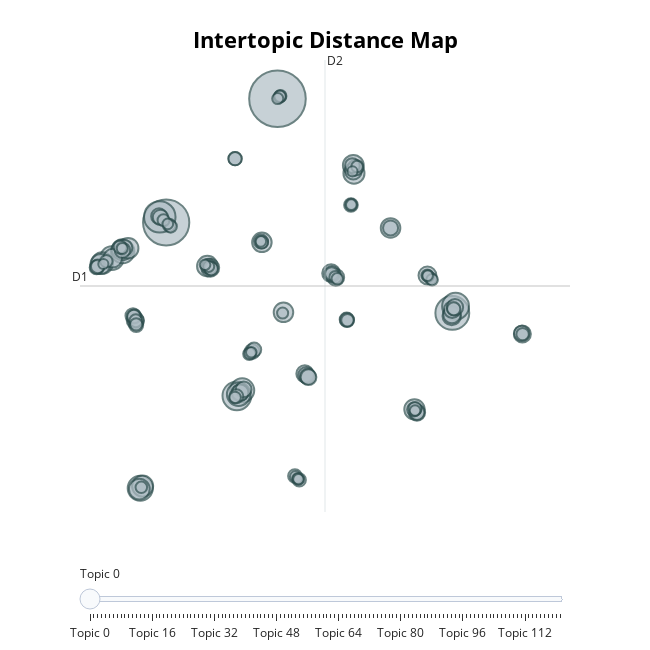

Notebook code for this chart:
### Markdown cell above
## Topic extraction (BERT)
We are using BERT with a nlm embedded model to analyze the tweets and get the topics.

### Code cell
tweets_texts = tweets_df['cleaned_text'].tolist()

nlp = spacy.load('en_core_web_md', exclude=['tagger', 'parser', 'ner', 'attribute_ruler', 'lemmatizer'])

topic_model = BERTopic(embedding_model=nlp)
topics, probs = topic_model.fit_transform(tweets_texts)

fig = topic_model.visualize_topics()
fig.show()
